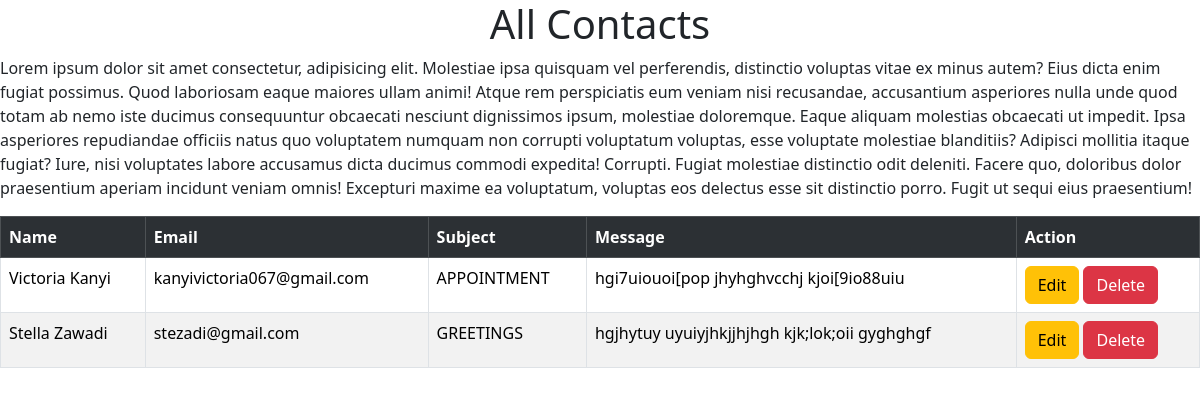
Page /show/ on the committed database.
### sokoapp/models.py (models this page shows, shortened)
class Contact(models.Model):
    name = models.CharField(max_length=50)
    email = models.EmailField()
    subject = models.CharField(max_length=100)
    message = models.TextField()

### sokoapp/views.py (the view)
# urls.py: path('show/', views.show, name='show'),
def show(request):
    all = Contact.objects.all()
    return render(request, 'show.html', {"all": all})

### templates/show.html (shortened to what this page needs)
<!doctype html>
<html lang="en">
  <head>
    {% load static %}
    <link
      rel="stylesheet"
      href="{% static 'assets/vendor/bootstrap/css/bootstrap.min.css' %}"
    />
  </head>
  <body>
    <h1 class="text-center">All Contacts</h1>
    <p>
      Lorem ipsum dolor sit amet consectetur, adipisicing elit. Molestiae ipsa
      quisquam vel perferendis, distinctio voluptas vitae ex minus autem? Eius
      dicta enim fugiat possimus. Quod laboriosam eaque maiores ullam animi!
      Atque rem perspiciatis eum veniam nisi recusandae, accusantium asperiores
      nulla unde quod totam ab nemo iste ducimus consequuntur obcaecati nesciunt
      dignissimos ipsum, molestiae doloremque. Eaque aliquam molestias obcaecati
      ut impedit. Ipsa asperiores repudiandae officiis natus quo voluptatem
      numquam non corrupti voluptatum voluptas, esse voluptate molestiae
      blanditiis? Adipisci mollitia itaque fugiat? Iure, nisi voluptates labore
      accusamus dicta ducimus commodi expedita! Corrupti. Fugiat molestiae
      distinctio odit deleniti. Facere quo, doloribus dolor praesentium aperiam
      incidunt veniam omnis! Excepturi maxime ea voluptatum, voluptas eos
      delectus esse sit distinctio porro. Fugit ut sequi eius praesentium!
    </p>
    <table class="table table-striped table-hover table-bordered">
      <tr class="table-dark">
        <th>Name</th>
        <th>Email</th>
        <th>Subject</th>
        <th>Message</th>
        <th>Action</th>
      </tr>
      {% for contact in all %}
      <tr>
        <td>{{ contact.name }}</td>
        <td>{{ contact.email }}</td>
        <td>{{ contact.subject }}</td>
        <td>{{ contact.message }}</td>
        <td>
          <a href="/edit/{{ contact.id }}" class="btn btn-warning">Edit</a>
          <a href="/delete/{{ contact.id }}" class="btn btn-danger">Delete</a>
        </td>
      </tr>
      {% endfor %}
    </table>
  </body>
</html>

### rows in the picture
Contact: name "Victoria Kanyi", email "kanyivictoria067@gmail.com", subject "APPOINTMENT", message "hgi7uiouoi[pop jhyhghvcchj kjoi[9io88uiu"
Contact: name "Stella Zawadi", email "stezadi@gmail.com", subject "GREETINGS", message "hgjhytuy uyuiyjhkjjhjhgh kjk;lok;oii gyghghgf"
